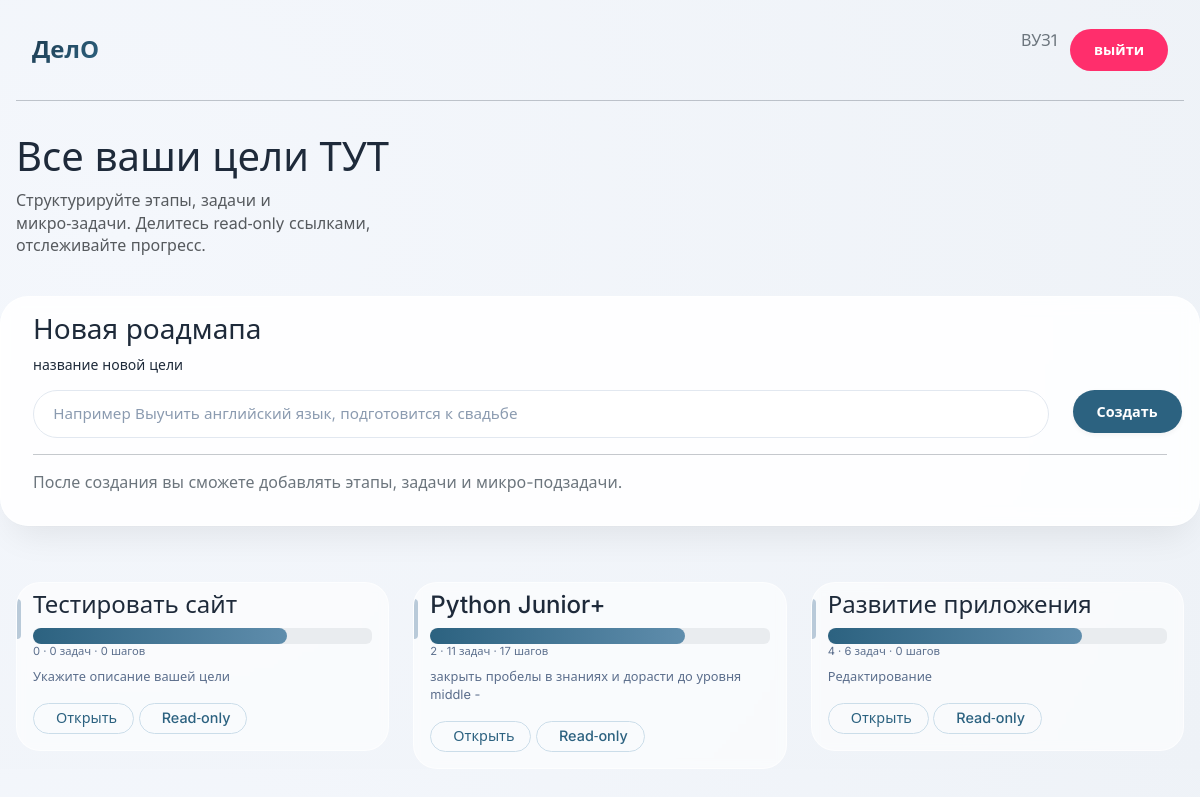
The page /home/ (signed in) on the database its author committed.
### Delo_app/models.py (models this page shows, shortened)
class Roadmaps(models.Model):
    User = models.ForeignKey(settings.AUTH_USER_MODEL,
        on_delete=models.CASCADE)
    Title = models.CharField(max_length=35)
    Description = models.CharField(max_length=200, null=True)
    goald_date = models.DateField(null=True)
    Badge=models.CharField(null=True,max_length=310)
    class Meta:
        ordering =['User','-id']

### Delo_app/views.py (the view)
# urls.py: path("home/", views.homePage, name="homePage"),
@login_required
def homePage(request):
    if request.method == 'POST':
        form = NewRoadmap(request.POST)
        if form.is_valid():
            RoadmapTitle = form.cleaned_data['RoadmapTitle']
            user = request.user
            record = Roadmaps.objects.create(User=user, Title=RoadmapTitle)
            new_id = record.id
            return redirect(f'/roadmap/{new_id}/')
    else:
        form = NewRoadmap()
    username = request.user.username
    roadmaps = Roadmaps.objects.filter(User=request.user).annotate(
        stages_count=Count('stages', distinct=True),
        tasks_count=Count('stages__tasks', distinct=True),
        steps_count=Count('stages__tasks__steps', distinct=True)
    )
    context = {
        'username': username,
        'roadmaps': roadmaps,   # Используйте только эту переменную
        'form': form,
    }
    return render(request, "Delo_app/homePage.html", context)

### Delo_app/forms.py
class NewRoadmap(forms.Form):
    RoadmapTitle = forms.CharField(
        label="Например Выучить английский язык, подготовится к свадьбе",
        max_length=150,
        widget=forms.TextInput(attrs={
            'class': 'input-modern',
            'placeholder': "Например Выучить английский язык, подготовится к свадьбе"
        })
    )

### Delo_app/templates/Delo_app/homePage.html (shortened to what this page needs)
{% include "mainHead.html" %}
{% block content %}
<div class="container HelloText">
    <div class="row">
        <div class="col-4">
            <h1 class="h1">
                Все ваши цели ТУТ
            </h1>
            <p class="text-muted">
                Структурируйте этапы, задачи и микро‑задачи. Делитесь read‑only ссылками, отслеживайте прогресс.
            </p>
        </div>
    </div>
</div>
<div class="container glass-card">
    <div class="row">
        <div class="col-12">
            <div class="container">
                <div class="row">
                    <div class="col-3">
                        <h3>Новая роадмапа</h3>
                    </div>
                    <div class="row">
                        <div class="col-2">
                            <p class="small">название новой цели</p>
                        </div>
                    </div>
                        <form method="post" class="row">
                            <div class="col-11">
                                {{ form.RoadmapTitle }}
                        </div>
                        <div class="col-1">
                            <button type="submit" class="btn-primary">Создать</button>
                        </div>
                        </form>
                        <div class="col-12">
                            <hr>
                        </div>
            <div class="col-7">
                <p class="text-secondary"> После создания вы сможете добавлять этапы, задачи и микро-подзадачи.</p>
            </div>
                </div>
            </div>
        </div>
    </div>
</div>
    <div class="container UserRoadmapSet">
        <div class="row">
            {% for roadmap in roadmaps %}
            <div class="col-4 RoadmapCard">
                <div class=" container roadmap-card">
                    <div class="row">
                        <div class="col-12">
                            <h4>
                                {{roadmap.Title}}</h4>
                        </div>
                    </div>
                    <div class="row">
                        <div class="col-12">
                            <div class="progress">
  <div class="progress-fill progress-bar-striped progress-bar-animated" role="progressbar" aria-valuenow="75" aria-valuemin="0" aria-valuemax="100" style="width: 75%"></div>
</div>
<div class="col-12">
    <div style="font-size:0.7rem; color:#5b6e8c;">{{roadmap.stages_count}} · {{roadmap.tasks_count}} задач · {{roadmap.steps_count}} шагов</div>
</div>
<div class="description">
<div style="font-size:0.8rem; color:#5b6e8c; " >
    {%if roadmap.Description != None %}
        {{roadmap.Description}}
    {% elif roadmap.Description == None %}
        <p>Укажите описание вашей цели</p>
    {%endif%}
</div>
</div>
<a href="{% url 'Roadmap' index=roadmap.id %}"><button class="btn-outline BTNcard" style="padding:0.3rem 1rem;"> Открыть</button></a>
                        <button class="btn-outline BTNcard" style="padding:0.3rem 1rem;"> Read‑only</button>
                        </div>
                    </div>
                </div>
            </div>
{% endfor %}
        </div>
    </div>
{% endblock %}

### templates/mainHead.html (shortened to what this page needs)
{% extends "Base.html" %}
{% block content %}
<div class="container Head">
    <div class="row">
        <div class="col-12">
    <div class="container" style="display: flex; align-items: center; justify-content: space-between; gap: 2rem; padding: 0.8rem 1rem; flex-wrap: wrap;">
        <a href="{% url 'homePage' %}" class="logo">ДелО</a>
        <div style="display: flex; gap: 0.8rem;">
         <span class="text-secondary">{{ user.username }}</span>
            <form method="post" action="{% url 'logout' %}">
    <button type="submit" class="btn-pink">выйти</button>
</form>
        </div>
    </div>
<hr>
        </div>
    </div>
</div>
{% endblock %}

### static/css/delo-ui.css (style rules this page uses)
:root { --color-bg: radial-gradient(circle at 10% 30%, #f4f7fc 0%, #eef2f7 100%); --color-surface: rgba(255, 255, 255, 0.88); --color-glass-light: rgba(255, 255, 255, 0.6); --color-glass-dark: rgba(240, 246, 252, 0.75); --color-text-primary: #1e2a3a; --color-text-secondary: #5b6e8c; --color-text-muted: #8b9bb0; --color-accent-blue: #2c6280; --color-accent-soft: #5f8dac; --color-accent-pink: #ff2e6c; --color-border-light: rgba(0, 0, 0, 0.05); --color-card-border: rgba(255, 255, 255, 0.6); --shadow-sm: 0 8px 20px rgba(0, 0, 0, 0.02), 0 2px 6px rgba(0, 0, 0, 0.02); --shadow-hover: 0 20px 35px -12px rgba(0, 0, 0, 0.1), 0 0 0 1px rgba(44, 98, 128, 0.15); --shadow-glass: 0 20px 35px -12px rgba(0, 0, 0, 0.08), 0 1px 2px rgba(0, 0, 0, 0.02); --border-radius-card: 28px; --border-radius-input: 28px; --border-radius-button: 40px; --border-radius-small: 16px; --transition-default: all 0.2s cubic-bezier(0.2, 0.9, 0.4, 1.1); }
body { background: var(--color-bg); font-family: 'Inter', system-ui, -apple-system, 'Segoe UI', Roboto, sans-serif; color: var(--color-text-primary); line-height: 1.4; margin: 0; padding: 0; }
.glass-card { background: var(--color-surface); backdrop-filter: blur(8px); border-radius: var(--border-radius-card); border: 1px solid var(--color-card-border); padding: 1.5rem; transition: var(--transition-default); box-shadow: var(--shadow-glass); }
.btn-primary { background: var(--color-accent-blue); border: none; border-radius: var(--border-radius-button); padding: 0.7rem 1.5rem; font-weight: 600; font-size: 0.9rem; color: white; display: inline-flex; align-items: center; gap: 8px; cursor: pointer; transition: var(--transition-default); width: fit-content; box-shadow: 0 2px 5px rgba(0, 0, 0, 0.05); }
.btn-outline { background: transparent; border: 1px solid #cbdde9; border-radius: var(--border-radius-button); padding: 0.6rem 1.3rem; font-weight: 500; font-size: 0.9rem; color: var(--color-accent-blue); transition: var(--transition-default); cursor: pointer; display: inline-flex; align-items: center; gap: 6px; }
.btn-pink { background: var(--color-accent-pink); border: none; border-radius: var(--border-radius-button); padding: 0.7rem 1.5rem; font-weight: 600; font-size: 0.9rem; color: white; cursor: pointer; transition: var(--transition-default); }
.input-modern { width: 100%; border: 1px solid #e2e8f0; border-radius: var(--border-radius-input); padding: 0.75rem 1.2rem; font-family: inherit; font-size: 0.95rem; transition: 0.2s; background: white; color: var(--color-text-primary); }
.input-modern::placeholder { color: var(--color-text-muted); }
.progress-fill { height: 100%; background: linear-gradient(90deg, var(--color-accent-blue), var(--color-accent-soft)); border-radius: 10px; width: 0%; }
.roadmap-card { background: var(--color-glass-light); backdrop-filter: blur(4px); border-radius: 24px; padding: 1rem; border: 1px solid var(--color-card-border); transition: var(--transition-default); position: relative; overflow: hidden; }
.roadmap-card::before { content: ""; position: absolute; left: 0; top: 16px; width: 4px; height: 40px; background: #b9cad9; border-radius: 0 4px 4px 0; transition: 0.2s; }
.logo { font-weight: 700; font-size: 1.5rem; background: linear-gradient(135deg, #1e3b4f, #2c6280); background-clip: text; -webkit-background-clip: text; color: transparent; }
.text-secondary { color: var(--color-text-secondary); }
.text-muted { color: var(--color-text-muted); }
.container { max-width: 1300px; margin: 0 auto; padding: 0 1rem; }

### templates/mainHead.html (style rules this page uses)
.Head { margin-top: 2vh; }

### Delo_app/templates/Delo_app/homePage.html (style rules this page uses)
.HelloText { margin-top: 2vh; }
.text-muted { margin-top: 0.1vh; }
.glass-card { margin-top: 3vh; padding-top: 2vh; padding-bottom: 2vh; }
.UserRoadmapSet { margin-top: 5vh; }
.RoadmapCard { margin-top: 2vh; }
.description { margin-bottom: 2vh; margin-top: 1vh; }
.BTNcard { margin-bottom: 2vh; }
h4 { margin-top: 1vh; }

### rows shown on the page
Roadmaps: Title "Тестировать сайт", stages_count "0", tasks_count "0", steps_count "0", shows "Укажите описание вашей цели"
Roadmaps: Title "Python Junior+", stages_count "2", tasks_count "11", steps_count "17", Description "закрыть пробелы в знаниях и дорасти до уровня middle -"
Roadmaps: Title "Развитие приложения", stages_count "4", tasks_count "6", steps_count "0", Description "Редактирование"

### other values the page prints
{{ user.username }} "ВУЗ1"
